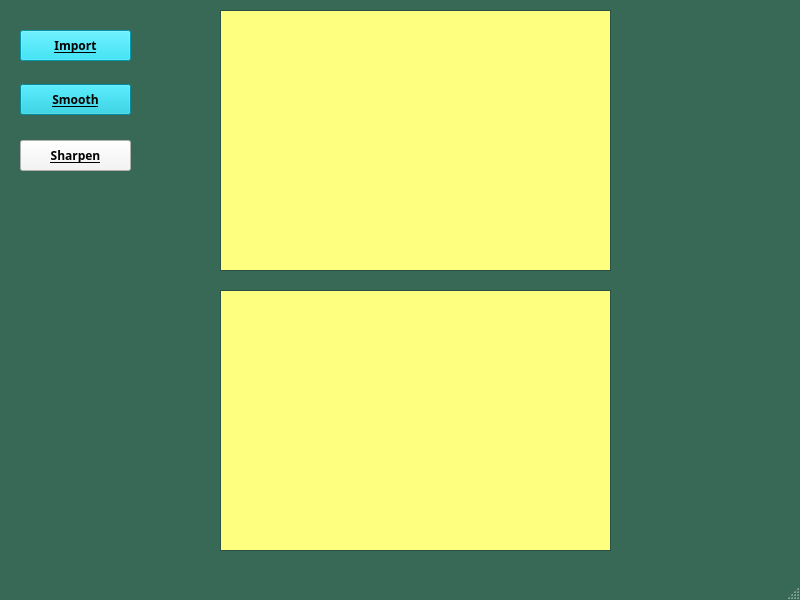
<?xml version="1.0" encoding="UTF-8"?>
<ui version="4.0">
 <class>MainWindow</class>
 <widget class="QMainWindow" name="MainWindow">
  <property name="geometry">
   <rect>
    <x>0</x>
    <y>0</y>
    <width>800</width>
    <height>600</height>
   </rect>
  </property>
  <property name="palette">
   <palette>
    <active>
     <colorrole role="WindowText">
      <brush brushstyle="SolidPattern">
       <color alpha="255">
        <red>255</red>
        <green>255</green>
        <blue>255</blue>
       </color>
      </brush>
     </colorrole>
     <colorrole role="Button">
      <brush brushstyle="SolidPattern">
       <color alpha="255">
        <red>2</red>
        <green>45</green>
        <blue>51</blue>
       </color>
      </brush>
     </colorrole>
     <colorrole role="Light">
      <brush brushstyle="SolidPattern">
       <color alpha="255">
        <red>82</red>
        <green>158</green>
        <blue>129</blue>
       </color>
      </brush>
     </colorrole>
     <colorrole role="Midlight">
      <brush brushstyle="SolidPattern">
       <color alpha="255">
        <red>68</red>
        <green>131</green>
        <blue>107</blue>
       </color>
      </brush>
     </colorrole>
     <colorrole role="Dark">
      <brush brushstyle="SolidPattern">
       <color alpha="255">
        <red>27</red>
        <green>52</green>
        <blue>43</blue>
       </color>
      </brush>
     </colorrole>
     <colorrole role="Mid">
      <brush brushstyle="SolidPattern">
       <color alpha="255">
        <red>36</red>
        <green>70</green>
        <blue>57</blue>
       </color>
      </brush>
     </colorrole>
     <colorrole role="Text">
      <brush brushstyle="SolidPattern">
       <color alpha="255">
        <red>255</red>
        <green>255</green>
        <blue>255</blue>
       </color>
      </brush>
     </colorrole>
     <colorrole role="BrightText">
      <brush brushstyle="SolidPattern">
       <color alpha="255">
        <red>255</red>
        <green>255</green>
        <blue>255</blue>
       </color>
      </brush>
     </colorrole>
     <colorrole role="ButtonText">
      <brush brushstyle="SolidPattern">
       <color alpha="255">
        <red>255</red>
        <green>255</green>
        <blue>255</blue>
       </color>
      </brush>
     </colorrole>
     <colorrole role="Base">
      <brush brushstyle="SolidPattern">
       <color alpha="255">
        <red>0</red>
        <green>0</green>
        <blue>0</blue>
       </color>
      </brush>
     </colorrole>
     <colorrole role="Window">
      <brush brushstyle="SolidPattern">
       <color alpha="255">
        <red>55</red>
        <green>105</green>
        <blue>86</blue>
       </color>
      </brush>
     </colorrole>
     <colorrole role="Shadow">
      <brush brushstyle="SolidPattern">
       <color alpha="255">
        <red>0</red>
        <green>0</green>
        <blue>0</blue>
       </color>
      </brush>
     </colorrole>
     <colorrole role="AlternateBase">
      <brush brushstyle="SolidPattern">
       <color alpha="255">
        <red>27</red>
        <green>52</green>
        <blue>43</blue>
       </color>
      </brush>
     </colorrole>
     <colorrole role="ToolTipBase">
      <brush brushstyle="SolidPattern">
       <color alpha="255">
        <red>255</red>
        <green>255</green>
        <blue>220</blue>
       </color>
      </brush>
     </colorrole>
     <colorrole role="ToolTipText">
      <brush brushstyle="SolidPattern">
       <color alpha="255">
        <red>0</red>
        <green>0</green>
        <blue>0</blue>
       </color>
      </brush>
     </colorrole>
    </active>
    <inactive>
     <colorrole role="WindowText">
      <brush brushstyle="SolidPattern">
       <color alpha="255">
        <red>255</red>
        <green>255</green>
        <blue>255</blue>
       </color>
      </brush>
     </colorrole>
     <colorrole role="Button">
      <brush brushstyle="SolidPattern">
       <color alpha="255">
        <red>2</red>
        <green>45</green>
        <blue>51</blue>
       </color>
      </brush>
     </colorrole>
     <colorrole role="Light">
      <brush brushstyle="SolidPattern">
       <color alpha="255">
        <red>82</red>
        <green>158</green>
        <blue>129</blue>
       </color>
      </brush>
     </colorrole>
     <colorrole role="Midlight">
      <brush brushstyle="SolidPattern">
       <color alpha="255">
        <red>68</red>
        <green>131</green>
        <blue>107</blue>
       </color>
      </brush>
     </colorrole>
     <colorrole role="Dark">
      <brush brushstyle="SolidPattern">
       <color alpha="255">
        <red>27</red>
        <green>52</green>
        <blue>43</blue>
       </color>
      </brush>
     </colorrole>
     <colorrole role="Mid">
      <brush brushstyle="SolidPattern">
       <color alpha="255">
        <red>36</red>
        <green>70</green>
        <blue>57</blue>
       </color>
      </brush>
     </colorrole>
     <colorrole role="Text">
      <brush brushstyle="SolidPattern">
       <color alpha="255">
        <red>255</red>
        <green>255</green>
        <blue>255</blue>
       </color>
      </brush>
     </colorrole>
     <colorrole role="BrightText">
      <brush brushstyle="SolidPattern">
       <color alpha="255">
        <red>255</red>
        <green>255</green>
        <blue>255</blue>
       </color>
      </brush>
     </colorrole>
     <colorrole role="ButtonText">
      <brush brushstyle="SolidPattern">
       <color alpha="255">
        <red>255</red>
        <green>255</green>
        <blue>255</blue>
       </color>
      </brush>
     </colorrole>
     <colorrole role="Base">
      <brush brushstyle="SolidPattern">
       <color alpha="255">
        <red>0</red>
        <green>0</green>
        <blue>0</blue>
       </color>
      </brush>
     </colorrole>
     <colorrole role="Window">
      <brush brushstyle="SolidPattern">
       <color alpha="255">
        <red>55</red>
        <green>105</green>
        <blue>86</blue>
       </color>
      </brush>
     </colorrole>
     <colorrole role="Shadow">
      <brush brushstyle="SolidPattern">
       <color alpha="255">
        <red>0</red>
        <green>0</green>
        <blue>0</blue>
       </color>
      </brush>
     </colorrole>
     <colorrole role="AlternateBase">
      <brush brushstyle="SolidPattern">
       <color alpha="255">
        <red>27</red>
        <green>52</green>
        <blue>43</blue>
       </color>
      </brush>
     </colorrole>
     <colorrole role="ToolTipBase">
      <brush brushstyle="SolidPattern">
       <color alpha="255">
        <red>255</red>
        <green>255</green>
        <blue>220</blue>
       </color>
      </brush>
     </colorrole>
     <colorrole role="ToolTipText">
      <brush brushstyle="SolidPattern">
       <color alpha="255">
        <red>0</red>
        <green>0</green>
        <blue>0</blue>
       </color>
      </brush>
     </colorrole>
    </inactive>
    <disabled>
     <colorrole role="WindowText">
      <brush brushstyle="SolidPattern">
       <color alpha="255">
        <red>27</red>
        <green>52</green>
        <blue>43</blue>
       </color>
      </brush>
     </colorrole>
     <colorrole role="Button">
      <brush brushstyle="SolidPattern">
       <color alpha="255">
        <red>2</red>
        <green>45</green>
        <blue>51</blue>
       </color>
      </brush>
     </colorrole>
     <colorrole role="Light">
      <brush brushstyle="SolidPattern">
       <color alpha="255">
        <red>82</red>
        <green>158</green>
        <blue>129</blue>
       </color>
      </brush>
     </colorrole>
     <colorrole role="Midlight">
      <brush brushstyle="SolidPattern">
       <color alpha="255">
        <red>68</red>
        <green>131</green>
        <blue>107</blue>
       </color>
      </brush>
     </colorrole>
     <colorrole role="Dark">
      <brush brushstyle="SolidPattern">
       <color alpha="255">
        <red>27</red>
        <green>52</green>
        <blue>43</blue>
       </color>
      </brush>
     </colorrole>
     <colorrole role="Mid">
      <brush brushstyle="SolidPattern">
       <color alpha="255">
        <red>36</red>
        <green>70</green>
        <blue>57</blue>
       </color>
      </brush>
     </colorrole>
     <colorrole role="Text">
      <brush brushstyle="SolidPattern">
       <color alpha="255">
        <red>27</red>
        <green>52</green>
        <blue>43</blue>
       </color>
      </brush>
     </colorrole>
     <colorrole role="BrightText">
      <brush brushstyle="SolidPattern">
       <color alpha="255">
        <red>255</red>
        <green>255</green>
        <blue>255</blue>
       </color>
      </brush>
     </colorrole>
     <colorrole role="ButtonText">
      <brush brushstyle="SolidPattern">
       <color alpha="255">
        <red>27</red>
        <green>52</green>
        <blue>43</blue>
       </color>
      </brush>
     </colorrole>
     <colorrole role="Base">
      <brush brushstyle="SolidPattern">
       <color alpha="255">
        <red>55</red>
        <green>105</green>
        <blue>86</blue>
       </color>
      </brush>
     </colorrole>
     <colorrole role="Window">
      <brush brushstyle="SolidPattern">
       <color alpha="255">
        <red>55</red>
        <green>105</green>
        <blue>86</blue>
       </color>
      </brush>
     </colorrole>
     <colorrole role="Shadow">
      <brush brushstyle="SolidPattern">
       <color alpha="255">
        <red>0</red>
        <green>0</green>
        <blue>0</blue>
       </color>
      </brush>
     </colorrole>
     <colorrole role="AlternateBase">
      <brush brushstyle="SolidPattern">
       <color alpha="255">
        <red>55</red>
        <green>105</green>
        <blue>86</blue>
       </color>
      </brush>
     </colorrole>
     <colorrole role="ToolTipBase">
      <brush brushstyle="SolidPattern">
       <color alpha="255">
        <red>255</red>
        <green>255</green>
        <blue>220</blue>
       </color>
      </brush>
     </colorrole>
     <colorrole role="ToolTipText">
      <brush brushstyle="SolidPattern">
       <color alpha="255">
        <red>0</red>
        <green>0</green>
        <blue>0</blue>
       </color>
      </brush>
     </colorrole>
    </disabled>
   </palette>
  </property>
  <property name="windowTitle">
   <string>MainWindow</string>
  </property>
  <widget class="QWidget" name="centralWidget">
   <widget class="QPushButton" name="input">
    <property name="geometry">
     <rect>
      <x>20</x>
      <y>30</y>
      <width>111</width>
      <height>31</height>
     </rect>
    </property>
    <property name="minimumSize">
     <size>
      <width>0</width>
      <height>0</height>
     </size>
    </property>
    <property name="palette">
     <palette>
      <active>
       <colorrole role="WindowText">
        <brush brushstyle="SolidPattern">
         <color alpha="255">
          <red>0</red>
          <green>0</green>
          <blue>0</blue>
         </color>
        </brush>
       </colorrole>
       <colorrole role="Button">
        <brush brushstyle="SolidPattern">
         <color alpha="255">
          <red>9</red>
          <green>212</green>
          <blue>238</blue>
         </color>
        </brush>
       </colorrole>
       <colorrole role="Light">
        <brush brushstyle="SolidPattern">
         <color alpha="255">
          <red>112</red>
          <green>239</green>
          <blue>255</blue>
         </color>
        </brush>
       </colorrole>
       <colorrole role="Midlight">
        <brush brushstyle="SolidPattern">
         <color alpha="255">
          <red>60</red>
          <green>225</green>
          <blue>246</blue>
         </color>
        </brush>
       </colorrole>
       <colorrole role="Dark">
        <brush brushstyle="SolidPattern">
         <color alpha="255">
          <red>4</red>
          <green>106</green>
          <blue>119</blue>
         </color>
        </brush>
       </colorrole>
       <colorrole role="Mid">
        <brush brushstyle="SolidPattern">
         <color alpha="255">
          <red>6</red>
          <green>141</green>
          <blue>159</blue>
         </color>
        </brush>
       </colorrole>
       <colorrole role="Text">
        <brush brushstyle="SolidPattern">
         <color alpha="255">
          <red>0</red>
          <green>0</green>
          <blue>0</blue>
         </color>
        </brush>
       </colorrole>
       <colorrole role="BrightText">
        <brush brushstyle="SolidPattern">
         <color alpha="255">
          <red>255</red>
          <green>255</green>
          <blue>255</blue>
         </color>
        </brush>
       </colorrole>
       <colorrole role="ButtonText">
        <brush brushstyle="SolidPattern">
         <color alpha="255">
          <red>0</red>
          <green>0</green>
          <blue>0</blue>
         </color>
        </brush>
       </colorrole>
       <colorrole role="Base">
        <brush brushstyle="SolidPattern">
         <color alpha="255">
          <red>255</red>
          <green>255</green>
          <blue>255</blue>
         </color>
        </brush>
       </colorrole>
       <colorrole role="Window">
        <brush brushstyle="SolidPattern">
         <color alpha="255">
          <red>9</red>
          <green>212</green>
          <blue>238</blue>
         </color>
        </brush>
       </colorrole>
       <colorrole role="Shadow">
        <brush brushstyle="SolidPattern">
         <color alpha="255">
          <red>0</red>
          <green>0</green>
          <blue>0</blue>
         </color>
        </brush>
       </colorrole>
       <colorrole role="AlternateBase">
        <brush brushstyle="SolidPattern">
         <color alpha="255">
          <red>132</red>
          <green>233</green>
          <blue>246</blue>
         </color>
        </brush>
       </colorrole>
       <colorrole role="ToolTipBase">
        <brush brushstyle="SolidPattern">
         <color alpha="255">
          <red>255</red>
          <green>255</green>
          <blue>220</blue>
         </color>
        </brush>
       </colorrole>
       <colorrole role="ToolTipText">
        <brush brushstyle="SolidPattern">
         <color alpha="255">
          <red>0</red>
          <green>0</green>
          <blue>0</blue>
         </color>
        </brush>
       </colorrole>
      </active>
      <inactive>
       <colorrole role="WindowText">
        <brush brushstyle="SolidPattern">
         <color alpha="255">
          <red>0</red>
          <green>0</green>
          <blue>0</blue>
         </color>
        </brush>
       </colorrole>
       <colorrole role="Button">
        <brush brushstyle="SolidPattern">
         <color alpha="255">
          <red>9</red>
          <green>212</green>
          <blue>238</blue>
         </color>
        </brush>
       </colorrole>
       <colorrole role="Light">
        <brush brushstyle="SolidPattern">
         <color alpha="255">
          <red>112</red>
          <green>239</green>
          <blue>255</blue>
         </color>
        </brush>
       </colorrole>
       <colorrole role="Midlight">
        <brush brushstyle="SolidPattern">
         <color alpha="255">
          <red>60</red>
          <green>225</green>
          <blue>246</blue>
         </color>
        </brush>
       </colorrole>
       <colorrole role="Dark">
        <brush brushstyle="SolidPattern">
         <color alpha="255">
          <red>4</red>
          <green>106</green>
          <blue>119</blue>
         </color>
        </brush>
       </colorrole>
       <colorrole role="Mid">
        <brush brushstyle="SolidPattern">
         <color alpha="255">
          <red>6</red>
          <green>141</green>
          <blue>159</blue>
         </color>
        </brush>
       </colorrole>
       <colorrole role="Text">
        <brush brushstyle="SolidPattern">
         <color alpha="255">
          <red>0</red>
          <green>0</green>
          <blue>0</blue>
         </color>
        </brush>
       </colorrole>
       <colorrole role="BrightText">
        <brush brushstyle="SolidPattern">
         <color alpha="255">
          <red>255</red>
          <green>255</green>
          <blue>255</blue>
         </color>
        </brush>
       </colorrole>
       <colorrole role="ButtonText">
        <brush brushstyle="SolidPattern">
         <color alpha="255">
          <red>0</red>
          <green>0</green>
          <blue>0</blue>
         </color>
        </brush>
       </colorrole>
       <colorrole role="Base">
        <brush brushstyle="SolidPattern">
         <color alpha="255">
          <red>255</red>
          <green>255</green>
          <blue>255</blue>
         </color>
        </brush>
       </colorrole>
       <colorrole role="Window">
        <brush brushstyle="SolidPattern">
         <color alpha="255">
          <red>9</red>
          <green>212</green>
          <blue>238</blue>
         </color>
        </brush>
       </colorrole>
       <colorrole role="Shadow">
        <brush brushstyle="SolidPattern">
         <color alpha="255">
          <red>0</red>
          <green>0</green>
          <blue>0</blue>
         </color>
        </brush>
       </colorrole>
       <colorrole role="AlternateBase">
        <brush brushstyle="SolidPattern">
         <color alpha="255">
          <red>132</red>
          <green>233</green>
          <blue>246</blue>
         </color>
        </brush>
       </colorrole>
       <colorrole role="ToolTipBase">
        <brush brushstyle="SolidPattern">
         <color alpha="255">
          <red>255</red>
          <green>255</green>
          <blue>220</blue>
         </color>
        </brush>
       </colorrole>
       <colorrole role="ToolTipText">
        <brush brushstyle="SolidPattern">
         <color alpha="255">
          <red>0</red>
          <green>0</green>
          <blue>0</blue>
         </color>
        </brush>
       </colorrole>
      </inactive>
      <disabled>
       <colorrole role="WindowText">
        <brush brushstyle="SolidPattern">
         <color alpha="255">
          <red>4</red>
          <green>106</green>
          <blue>119</blue>
         </color>
        </brush>
       </colorrole>
       <colorrole role="Button">
        <brush brushstyle="SolidPattern">
         <color alpha="255">
          <red>9</red>
          <green>212</green>
          <blue>238</blue>
         </color>
        </brush>
       </colorrole>
       <colorrole role="Light">
        <brush brushstyle="SolidPattern">
         <color alpha="255">
          <red>112</red>
          <green>239</green>
          <blue>255</blue>
         </color>
        </brush>
       </colorrole>
       <colorrole role="Midlight">
        <brush brushstyle="SolidPattern">
         <color alpha="255">
          <red>60</red>
          <green>225</green>
          <blue>246</blue>
         </color>
        </brush>
       </colorrole>
       <colorrole role="Dark">
        <brush brushstyle="SolidPattern">
         <color alpha="255">
          <red>4</red>
          <green>106</green>
          <blue>119</blue>
         </color>
        </brush>
       </colorrole>
       <colorrole role="Mid">
        <brush brushstyle="SolidPattern">
         <color alpha="255">
          <red>6</red>
          <green>141</green>
          <blue>159</blue>
         </color>
        </brush>
       </colorrole>
       <colorrole role="Text">
        <brush brushstyle="SolidPattern">
         <color alpha="255">
          <red>4</red>
          <green>106</green>
          <blue>119</blue>
         </color>
        </brush>
       </colorrole>
       <colorrole role="BrightText">
        <brush brushstyle="SolidPattern">
         <color alpha="255">
          <red>255</red>
          <green>255</green>
          <blue>255</blue>
         </color>
        </brush>
       </colorrole>
       <colorrole role="ButtonText">
        <brush brushstyle="SolidPattern">
         <color alpha="255">
          <red>4</red>
          <green>106</green>
          <blue>119</blue>
         </color>
        </brush>
       </colorrole>
       <colorrole role="Base">
        <brush brushstyle="SolidPattern">
         <color alpha="255">
          <red>9</red>
          <green>212</green>
          <blue>238</blue>
         </color>
        </brush>
       </colorrole>
       <colorrole role="Window">
        <brush brushstyle="SolidPattern">
         <color alpha="255">
          <red>9</red>
          <green>212</green>
          <blue>238</blue>
         </color>
        </brush>
       </colorrole>
       <colorrole role="Shadow">
        <brush brushstyle="SolidPattern">
         <color alpha="255">
          <red>0</red>
          <green>0</green>
          <blue>0</blue>
         </color>
        </brush>
       </colorrole>
       <colorrole role="AlternateBase">
        <brush brushstyle="SolidPattern">
         <color alpha="255">
          <red>9</red>
          <green>212</green>
          <blue>238</blue>
         </color>
        </brush>
       </colorrole>
       <colorrole role="ToolTipBase">
        <brush brushstyle="SolidPattern">
         <color alpha="255">
          <red>255</red>
          <green>255</green>
          <blue>220</blue>
         </color>
        </brush>
       </colorrole>
       <colorrole role="ToolTipText">
        <brush brushstyle="SolidPattern">
         <color alpha="255">
          <red>0</red>
          <green>0</green>
          <blue>0</blue>
         </color>
        </brush>
       </colorrole>
      </disabled>
     </palette>
    </property>
    <property name="font">
     <font>
      <family>Adobe 黑体 Std R</family>
      <weight>75</weight>
      <bold>true</bold>
      <underline>true</underline>
     </font>
    </property>
    <property name="contextMenuPolicy">
     <enum>Qt::DefaultContextMenu</enum>
    </property>
    <property name="text">
     <string>Import</string>
    </property>
   </widget>
   <widget class="QPushButton" name="sharpen">
    <property name="geometry">
     <rect>
      <x>20</x>
      <y>84</y>
      <width>111</width>
      <height>31</height>
     </rect>
    </property>
    <property name="minimumSize">
     <size>
      <width>0</width>
      <height>0</height>
     </size>
    </property>
    <property name="palette">
     <palette>
      <active>
       <colorrole role="WindowText">
        <brush brushstyle="SolidPattern">
         <color alpha="255">
          <red>0</red>
          <green>0</green>
          <blue>0</blue>
         </color>
        </brush>
       </colorrole>
       <colorrole role="Button">
        <brush brushstyle="SolidPattern">
         <color alpha="255">
          <red>8</red>
          <green>193</green>
          <blue>217</blue>
         </color>
        </brush>
       </colorrole>
       <colorrole role="Light">
        <brush brushstyle="SolidPattern">
         <color alpha="255">
          <red>80</red>
          <green>235</green>
          <blue>255</blue>
         </color>
        </brush>
       </colorrole>
       <colorrole role="Midlight">
        <brush brushstyle="SolidPattern">
         <color alpha="255">
          <red>44</red>
          <green>214</green>
          <blue>236</blue>
         </color>
        </brush>
       </colorrole>
       <colorrole role="Dark">
        <brush brushstyle="SolidPattern">
         <color alpha="255">
          <red>4</red>
          <green>96</green>
          <blue>108</blue>
         </color>
        </brush>
       </colorrole>
       <colorrole role="Mid">
        <brush brushstyle="SolidPattern">
         <color alpha="255">
          <red>5</red>
          <green>129</green>
          <blue>145</blue>
         </color>
        </brush>
       </colorrole>
       <colorrole role="Text">
        <brush brushstyle="SolidPattern">
         <color alpha="255">
          <red>0</red>
          <green>0</green>
          <blue>0</blue>
         </color>
        </brush>
       </colorrole>
       <colorrole role="BrightText">
        <brush brushstyle="SolidPattern">
         <color alpha="255">
          <red>255</red>
          <green>255</green>
          <blue>255</blue>
         </color>
        </brush>
       </colorrole>
       <colorrole role="ButtonText">
        <brush brushstyle="SolidPattern">
         <color alpha="255">
          <red>0</red>
          <green>0</green>
          <blue>0</blue>
         </color>
        </brush>
       </colorrole>
       <colorrole role="Base">
        <brush brushstyle="SolidPattern">
         <color alpha="255">
          <red>255</red>
          <green>255</green>
          <blue>255</blue>
         </color>
        </brush>
       </colorrole>
       <colorrole role="Window">
        <brush brushstyle="SolidPattern">
         <color alpha="255">
          <red>8</red>
          <green>193</green>
          <blue>217</blue>
         </color>
        </brush>
       </colorrole>
       <colorrole role="Shadow">
        <brush brushstyle="SolidPattern">
         <color alpha="255">
          <red>0</red>
          <green>0</green>
          <blue>0</blue>
         </color>
        </brush>
       </colorrole>
       <colorrole role="AlternateBase">
        <brush brushstyle="SolidPattern">
         <color alpha="255">
          <red>131</red>
          <green>224</green>
          <blue>236</blue>
         </color>
        </brush>
       </colorrole>
       <colorrole role="ToolTipBase">
        <brush brushstyle="SolidPattern">
         <color alpha="255">
          <red>255</red>
          <green>255</green>
          <blue>220</blue>
         </color>
        </brush>
       </colorrole>
       <colorrole role="ToolTipText">
        <brush brushstyle="SolidPattern">
         <color alpha="255">
          <red>0</red>
          <green>0</green>
          <blue>0</blue>
         </color>
        </brush>
       </colorrole>
      </active>
      <inactive>
       <colorrole role="WindowText">
        <brush brushstyle="SolidPattern">
         <color alpha="255">
          <red>0</red>
          <green>0</green>
          <blue>0</blue>
         </color>
        </brush>
       </colorrole>
       <colorrole role="Button">
        <brush brushstyle="SolidPattern">
         <color alpha="255">
          <red>8</red>
          <green>193</green>
          <blue>217</blue>
         </color>
        </brush>
       </colorrole>
       <colorrole role="Light">
        <brush brushstyle="SolidPattern">
         <color alpha="255">
          <red>80</red>
          <green>235</green>
          <blue>255</blue>
         </color>
        </brush>
       </colorrole>
       <colorrole role="Midlight">
        <brush brushstyle="SolidPattern">
         <color alpha="255">
          <red>44</red>
          <green>214</green>
          <blue>236</blue>
         </color>
        </brush>
       </colorrole>
       <colorrole role="Dark">
        <brush brushstyle="SolidPattern">
         <color alpha="255">
          <red>4</red>
          <green>96</green>
          <blue>108</blue>
         </color>
        </brush>
       </colorrole>
       <colorrole role="Mid">
        <brush brushstyle="SolidPattern">
         <color alpha="255">
          <red>5</red>
          <green>129</green>
          <blue>145</blue>
         </color>
        </brush>
       </colorrole>
       <colorrole role="Text">
        <brush brushstyle="SolidPattern">
         <color alpha="255">
          <red>0</red>
          <green>0</green>
          <blue>0</blue>
         </color>
        </brush>
       </colorrole>
       <colorrole role="BrightText">
        <brush brushstyle="SolidPattern">
         <color alpha="255">
          <red>255</red>
          <green>255</green>
          <blue>255</blue>
         </color>
        </brush>
       </colorrole>
       <colorrole role="ButtonText">
        <brush brushstyle="SolidPattern">
         <color alpha="255">
          <red>0</red>
          <green>0</green>
          <blue>0</blue>
         </color>
        </brush>
       </colorrole>
       <colorrole role="Base">
        <brush brushstyle="SolidPattern">
         <color alpha="255">
          <red>255</red>
          <green>255</green>
          <blue>255</blue>
         </color>
        </brush>
       </colorrole>
       <colorrole role="Window">
        <brush brushstyle="SolidPattern">
         <color alpha="255">
          <red>8</red>
          <green>193</green>
          <blue>217</blue>
         </color>
        </brush>
       </colorrole>
       <colorrole role="Shadow">
        <brush brushstyle="SolidPattern">
         <color alpha="255">
          <red>0</red>
          <green>0</green>
          <blue>0</blue>
         </color>
        </brush>
       </colorrole>
       <colorrole role="AlternateBase">
        <brush brushstyle="SolidPattern">
         <color alpha="255">
          <red>131</red>
          <green>224</green>
          <blue>236</blue>
         </color>
        </brush>
       </colorrole>
       <colorrole role="ToolTipBase">
        <brush brushstyle="SolidPattern">
         <color alpha="255">
          <red>255</red>
          <green>255</green>
          <blue>220</blue>
         </color>
        </brush>
       </colorrole>
       <colorrole role="ToolTipText">
        <brush brushstyle="SolidPattern">
         <color alpha="255">
          <red>0</red>
          <green>0</green>
          <blue>0</blue>
         </color>
        </brush>
       </colorrole>
      </inactive>
      <disabled>
       <colorrole role="WindowText">
        <brush brushstyle="SolidPattern">
         <color alpha="255">
          <red>4</red>
          <green>96</green>
          <blue>108</blue>
         </color>
        </brush>
       </colorrole>
       <colorrole role="Button">
        <brush brushstyle="SolidPattern">
         <color alpha="255">
          <red>8</red>
          <green>193</green>
          <blue>217</blue>
         </color>
        </brush>
       </colorrole>
       <colorrole role="Light">
        <brush brushstyle="SolidPattern">
         <color alpha="255">
          <red>80</red>
          <green>235</green>
          <blue>255</blue>
         </color>
        </brush>
       </colorrole>
       <colorrole role="Midlight">
        <brush brushstyle="SolidPattern">
         <color alpha="255">
          <red>44</red>
          <green>214</green>
          <blue>236</blue>
         </color>
        </brush>
       </colorrole>
       <colorrole role="Dark">
        <brush brushstyle="SolidPattern">
         <color alpha="255">
          <red>4</red>
          <green>96</green>
          <blue>108</blue>
         </color>
        </brush>
       </colorrole>
       <colorrole role="Mid">
        <brush brushstyle="SolidPattern">
         <color alpha="255">
          <red>5</red>
          <green>129</green>
          <blue>145</blue>
         </color>
        </brush>
       </colorrole>
       <colorrole role="Text">
        <brush brushstyle="SolidPattern">
         <color alpha="255">
          <red>4</red>
          <green>96</green>
          <blue>108</blue>
         </color>
        </brush>
       </colorrole>
       <colorrole role="BrightText">
        <brush brushstyle="SolidPattern">
         <color alpha="255">
          <red>255</red>
          <green>255</green>
          <blue>255</blue>
         </color>
        </brush>
       </colorrole>
       <colorrole role="ButtonText">
        <brush brushstyle="SolidPattern">
         <color alpha="255">
          <red>4</red>
          <green>96</green>
          <blue>108</blue>
         </color>
        </brush>
       </colorrole>
       <colorrole role="Base">
        <brush brushstyle="SolidPattern">
         <color alpha="255">
          <red>8</red>
          <green>193</green>
          <blue>217</blue>
         </color>
        </brush>
       </colorrole>
       <colorrole role="Window">
        <brush brushstyle="SolidPattern">
         <color alpha="255">
          <red>8</red>
          <green>193</green>
          <blue>217</blue>
         </color>
        </brush>
       </colorrole>
       <colorrole role="Shadow">
        <brush brushstyle="SolidPattern">
         <color alpha="255">
          <red>0</red>
          <green>0</green>
          <blue>0</blue>
         </color>
        </brush>
       </colorrole>
       <colorrole role="AlternateBase">
        <brush brushstyle="SolidPattern">
         <color alpha="255">
          <red>8</red>
          <green>193</green>
          <blue>217</blue>
         </color>
        </brush>
       </colorrole>
       <colorrole role="ToolTipBase">
        <brush brushstyle="SolidPattern">
         <color alpha="255">
          <red>255</red>
          <green>255</green>
          <blue>220</blue>
         </color>
        </brush>
       </colorrole>
       <colorrole role="ToolTipText">
        <brush brushstyle="SolidPattern">
         <color alpha="255">
          <red>0</red>
          <green>0</green>
          <blue>0</blue>
         </color>
        </brush>
       </colorrole>
      </disabled>
     </palette>
    </property>
    <property name="font">
     <font>
      <family>Adobe 黑体 Std R</family>
      <weight>75</weight>
      <bold>true</bold>
      <underline>true</underline>
     </font>
    </property>
    <property name="contextMenuPolicy">
     <enum>Qt::DefaultContextMenu</enum>
    </property>
    <property name="text">
     <string>Smooth</string>
    </property>
   </widget>
   <widget class="QPushButton" name="smooth">
    <property name="geometry">
     <rect>
      <x>20</x>
      <y>140</y>
      <width>111</width>
      <height>31</height>
     </rect>
    </property>
    <property name="minimumSize">
     <size>
      <width>0</width>
      <height>0</height>
     </size>
    </property>
    <property name="palette">
     <palette>
      <active>
       <colorrole role="WindowText">
        <brush brushstyle="SolidPattern">
         <color alpha="255">
          <red>0</red>
          <green>0</green>
          <blue>0</blue>
         </color>
        </brush>
       </colorrole>
       <colorrole role="Button">
        <brush brushstyle="SolidPattern">
         <color alpha="255">
          <red>245</red>
          <green>245</green>
          <blue>245</blue>
         </color>
        </brush>
       </colorrole>
       <colorrole role="Light">
        <brush brushstyle="SolidPattern">
         <color alpha="255">
          <red>255</red>
          <green>255</green>
          <blue>255</blue>
         </color>
        </brush>
       </colorrole>
       <colorrole role="Midlight">
        <brush brushstyle="SolidPattern">
         <color alpha="255">
          <red>250</red>
          <green>250</green>
          <blue>250</blue>
         </color>
        </brush>
       </colorrole>
       <colorrole role="Dark">
        <brush brushstyle="SolidPattern">
         <color alpha="255">
          <red>122</red>
          <green>122</green>
          <blue>122</blue>
         </color>
        </brush>
       </colorrole>
       <colorrole role="Mid">
        <brush brushstyle="SolidPattern">
         <color alpha="255">
          <red>163</red>
          <green>163</green>
          <blue>163</blue>
         </color>
        </brush>
       </colorrole>
       <colorrole role="Text">
        <brush brushstyle="SolidPattern">
         <color alpha="255">
          <red>0</red>
          <green>0</green>
          <blue>0</blue>
         </color>
        </brush>
       </colorrole>
       <colorrole role="BrightText">
        <brush brushstyle="SolidPattern">
         <color alpha="255">
          <red>255</red>
          <green>255</green>
          <blue>255</blue>
         </color>
        </brush>
       </colorrole>
       <colorrole role="ButtonText">
        <brush brushstyle="SolidPattern">
         <color alpha="255">
          <red>0</red>
          <green>0</green>
          <blue>0</blue>
         </color>
        </brush>
       </colorrole>
       <colorrole role="Base">
        <brush brushstyle="SolidPattern">
         <color alpha="255">
          <red>255</red>
          <green>255</green>
          <blue>255</blue>
         </color>
        </brush>
       </colorrole>
       <colorrole role="Window">
        <brush brushstyle="SolidPattern">
         <color alpha="255">
          <red>245</red>
          <green>245</green>
          <blue>245</blue>
         </color>
        </brush>
       </colorrole>
       <colorrole role="Shadow">
        <brush brushstyle="SolidPattern">
         <color alpha="255">
          <red>0</red>
          <green>0</green>
          <blue>0</blue>
         </color>
        </brush>
       </colorrole>
       <colorrole role="AlternateBase">
        <brush brushstyle="SolidPattern">
         <color alpha="255">
          <red>250</red>
          <green>250</green>
          <blue>250</blue>
         </color>
        </brush>
       </colorrole>
       <colorrole role="ToolTipBase">
        <brush brushstyle="SolidPattern">
         <color alpha="255">
          <red>255</red>
          <green>255</green>
          <blue>220</blue>
         </color>
        </brush>
       </colorrole>
       <colorrole role="ToolTipText">
        <brush brushstyle="SolidPattern">
         <color alpha="255">
          <red>0</red>
          <green>0</green>
          <blue>0</blue>
         </color>
        </brush>
       </colorrole>
      </active>
      <inactive>
       <colorrole role="WindowText">
        <brush brushstyle="SolidPattern">
         <color alpha="255">
          <red>0</red>
          <green>0</green>
          <blue>0</blue>
         </color>
        </brush>
       </colorrole>
       <colorrole role="Button">
        <brush brushstyle="SolidPattern">
         <color alpha="255">
          <red>245</red>
          <green>245</green>
          <blue>245</blue>
         </color>
        </brush>
       </colorrole>
       <colorrole role="Light">
        <brush brushstyle="SolidPattern">
         <color alpha="255">
          <red>255</red>
          <green>255</green>
          <blue>255</blue>
         </color>
        </brush>
       </colorrole>
       <colorrole role="Midlight">
        <brush brushstyle="SolidPattern">
         <color alpha="255">
          <red>250</red>
          <green>250</green>
          <blue>250</blue>
         </color>
        </brush>
       </colorrole>
       <colorrole role="Dark">
        <brush brushstyle="SolidPattern">
         <color alpha="255">
          <red>122</red>
          <green>122</green>
          <blue>122</blue>
         </color>
        </brush>
       </colorrole>
       <colorrole role="Mid">
        <brush brushstyle="SolidPattern">
         <color alpha="255">
          <red>163</red>
          <green>163</green>
          <blue>163</blue>
         </color>
        </brush>
       </colorrole>
       <colorrole role="Text">
        <brush brushstyle="SolidPattern">
         <color alpha="255">
          <red>0</red>
          <green>0</green>
          <blue>0</blue>
         </color>
        </brush>
       </colorrole>
       <colorrole role="BrightText">
        <brush brushstyle="SolidPattern">
         <color alpha="255">
          <red>255</red>
          <green>255</green>
          <blue>255</blue>
         </color>
        </brush>
       </colorrole>
       <colorrole role="ButtonText">
        <brush brushstyle="SolidPattern">
         <color alpha="255">
          <red>0</red>
          <green>0</green>
          <blue>0</blue>
         </color>
        </brush>
       </colorrole>
       <colorrole role="Base">
        <brush brushstyle="SolidPattern">
         <color alpha="255">
          <red>255</red>
          <green>255</green>
          <blue>255</blue>
         </color>
        </brush>
       </colorrole>
       <colorrole role="Window">
        <brush brushstyle="SolidPattern">
         <color alpha="255">
          <red>245</red>
          <green>245</green>
          <blue>245</blue>
         </color>
        </brush>
       </colorrole>
       <colorrole role="Shadow">
        <brush brushstyle="SolidPattern">
         <color alpha="255">
          <red>0</red>
          <green>0</green>
          <blue>0</blue>
         </color>
        </brush>
       </colorrole>
       <colorrole role="AlternateBase">
        <brush brushstyle="SolidPattern">
         <color alpha="255">
          <red>250</red>
          <green>250</green>
          <blue>250</blue>
         </color>
        </brush>
       </colorrole>
       <colorrole role="ToolTipBase">
        <brush brushstyle="SolidPattern">
         <color alpha="255">
          <red>255</red>
          <green>255</green>
          <blue>220</blue>
         </color>
        </brush>
       </colorrole>
       <colorrole role="ToolTipText">
        <brush brushstyle="SolidPattern">
         <color alpha="255">
          <red>0</red>
          <green>0</green>
          <blue>0</blue>
         </color>
        </brush>
       </colorrole>
      </inactive>
      <disabled>
       <colorrole role="WindowText">
        <brush brushstyle="SolidPattern">
         <color alpha="255">
          <red>122</red>
          <green>122</green>
          <blue>122</blue>
         </color>
        </brush>
       </colorrole>
       <colorrole role="Button">
        <brush brushstyle="SolidPattern">
         <color alpha="255">
          <red>245</red>
          <green>245</green>
          <blue>245</blue>
         </color>
        </brush>
       </colorrole>
       <colorrole role="Light">
        <brush brushstyle="SolidPattern">
         <color alpha="255">
          <red>255</red>
          <green>255</green>
          <blue>255</blue>
         </color>
        </brush>
       </colorrole>
       <colorrole role="Midlight">
        <brush brushstyle="SolidPattern">
         <color alpha="255">
          <red>250</red>
          <green>250</green>
          <blue>250</blue>
         </color>
        </brush>
       </colorrole>
       <colorrole role="Dark">
        <brush brushstyle="SolidPattern">
         <color alpha="255">
          <red>122</red>
          <green>122</green>
          <blue>122</blue>
         </color>
        </brush>
       </colorrole>
       <colorrole role="Mid">
        <brush brushstyle="SolidPattern">
         <color alpha="255">
          <red>163</red>
          <green>163</green>
          <blue>163</blue>
         </color>
        </brush>
       </colorrole>
       <colorrole role="Text">
        <brush brushstyle="SolidPattern">
         <color alpha="255">
          <red>122</red>
          <green>122</green>
          <blue>122</blue>
         </color>
        </brush>
       </colorrole>
       <colorrole role="BrightText">
        <brush brushstyle="SolidPattern">
         <color alpha="255">
          <red>255</red>
          <green>255</green>
          <blue>255</blue>
         </color>
        </brush>
       </colorrole>
       <colorrole role="ButtonText">
        <brush brushstyle="SolidPattern">
         <color alpha="255">
          <red>122</red>
          <green>122</green>
          <blue>122</blue>
         </color>
        </brush>
       </colorrole>
       <colorrole role="Base">
        <brush brushstyle="SolidPattern">
         <color alpha="255">
          <red>245</red>
          <green>245</green>
          <blue>245</blue>
         </color>
        </brush>
       </colorrole>
       <colorrole role="Window">
        <brush brushstyle="SolidPattern">
         <color alpha="255">
          <red>245</red>
          <green>245</green>
          <blue>245</blue>
         </color>
        </brush>
       </colorrole>
       <colorrole role="Shadow">
        <brush brushstyle="SolidPattern">
         <color alpha="255">
          <red>0</red>
          <green>0</green>
          <blue>0</blue>
         </color>
        </brush>
       </colorrole>
       <colorrole role="AlternateBase">
        <brush brushstyle="SolidPattern">
         <color alpha="255">
          <red>245</red>
          <green>245</green>
          <blue>245</blue>
         </color>
        </brush>
       </colorrole>
       <colorrole role="ToolTipBase">
        <brush brushstyle="SolidPattern">
         <color alpha="255">
          <red>255</red>
          <green>255</green>
          <blue>220</blue>
         </color>
        </brush>
       </colorrole>
       <colorrole role="ToolTipText">
        <brush brushstyle="SolidPattern">
         <color alpha="255">
          <red>0</red>
          <green>0</green>
          <blue>0</blue>
         </color>
        </brush>
       </colorrole>
      </disabled>
     </palette>
    </property>
    <property name="font">
     <font>
      <family>Adobe 黑体 Std R</family>
      <weight>75</weight>
      <bold>true</bold>
      <underline>true</underline>
     </font>
    </property>
    <property name="contextMenuPolicy">
     <enum>Qt::DefaultContextMenu</enum>
    </property>
    <property name="text">
     <string>Sharpen</string>
    </property>
   </widget>
   <widget class="QGraphicsView" name="pre">
    <property name="geometry">
     <rect>
      <x>220</x>
      <y>10</y>
      <width>391</width>
      <height>261</height>
     </rect>
    </property>
    <property name="palette">
     <palette>
      <active>
       <colorrole role="Base">
        <brush brushstyle="SolidPattern">
         <color alpha="255">
          <red>255</red>
          <green>255</green>
          <blue>127</blue>
         </color>
        </brush>
       </colorrole>
      </active>
      <inactive>
       <colorrole role="Base">
        <brush brushstyle="SolidPattern">
         <color alpha="255">
          <red>255</red>
          <green>255</green>
          <blue>127</blue>
         </color>
        </brush>
       </colorrole>
      </inactive>
      <disabled>
       <colorrole role="Base">
        <brush brushstyle="SolidPattern">
         <color alpha="255">
          <red>55</red>
          <green>105</green>
          <blue>86</blue>
         </color>
        </brush>
       </colorrole>
      </disabled>
     </palette>
    </property>
   </widget>
   <widget class="QGraphicsView" name="fol">
    <property name="geometry">
     <rect>
      <x>220</x>
      <y>290</y>
      <width>391</width>
      <height>261</height>
     </rect>
    </property>
    <property name="palette">
     <palette>
      <active>
       <colorrole role="Base">
        <brush brushstyle="SolidPattern">
         <color alpha="255">
          <red>255</red>
          <green>255</green>
          <blue>127</blue>
         </color>
        </brush>
       </colorrole>
      </active>
      <inactive>
       <colorrole role="Base">
        <brush brushstyle="SolidPattern">
         <color alpha="255">
          <red>255</red>
          <green>255</green>
          <blue>127</blue>
         </color>
        </brush>
       </colorrole>
      </inactive>
      <disabled>
       <colorrole role="Base">
        <brush brushstyle="SolidPattern">
         <color alpha="255">
          <red>55</red>
          <green>105</green>
          <blue>86</blue>
         </color>
        </brush>
       </colorrole>
      </disabled>
     </palette>
    </property>
   </widget>
  </widget>
  <widget class="QStatusBar" name="statusBar"/>
 </widget>
 <layoutdefault spacing="6" margin="11"/>
 <resources/>
 <connections/>
</ui>
